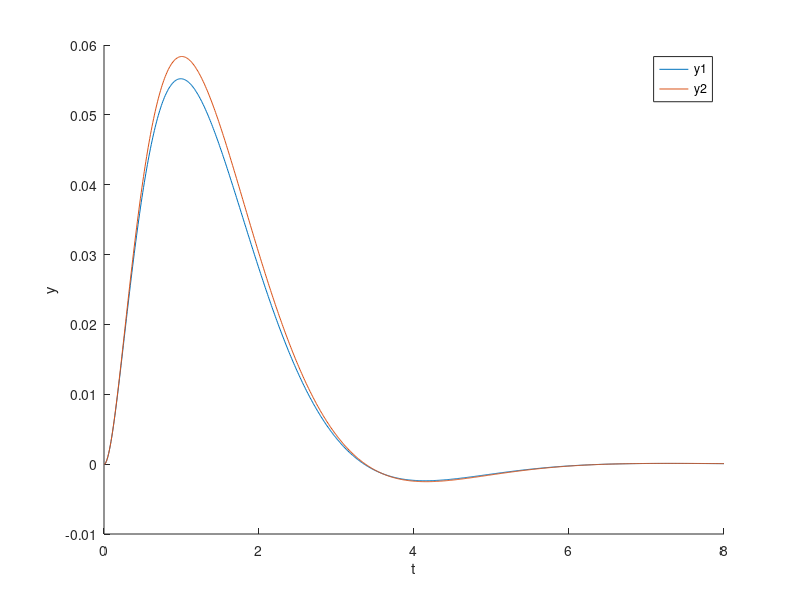

This figure's MATLAB source:
% Dane
clearvars;
tspan = [0,8];
x = @(t) exp(-t)*sin(t);
A = [-19/3, 2/3; -2/3, -14/3];
b = [1;1];
dt = 0.01;
t = tspan(1) : dt : tspan(2);
N = length(t);
f = @(t,y) A*y + b*x(t);

% Podpunkt b
y = zeros(2,N);
y(:,2) =y(:,1)+ dt*f(t(1),y(:,1));

for i = 3:N
    y(:,i) = y(:,i-1) + dt/2*(3*f(t(i-1),y(:,i-1)) - f(t(i-2),y(:,i-2)));

end

figure(1);
hold on;
plot(t, y(1,:));
plot(t, y(2,:));
xlabel("t");
ylabel("y");
legend("y1","y2");
hold off;